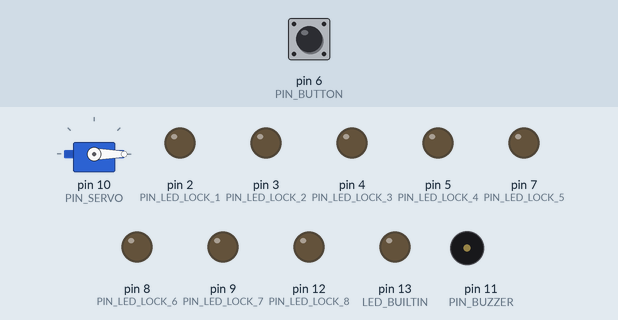
Simulated run of this sketch. Board: Arduino Uno, built with avr-gcc and run on an emulated ATmega328P. On the bench: servo, output pins drawn as LEDs (lit = HIGH), buzzer (waves = sounding). The inputs (shaded band) are chosen by the test bench; at power-on: pin 6 (PIN_BUTTON) HIGH.

Above: at 1.2 s.
1.3 s: pin 6 (PIN_BUTTON) pulled LOW for 3.2 s
At 4.9 s:
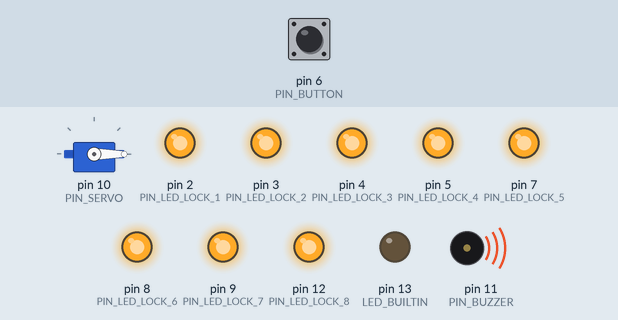
At 6.3 s:
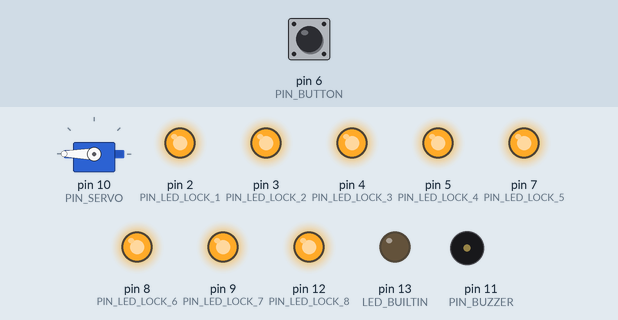
6.6 s: pin 6 (PIN_BUTTON) pulled LOW for 0.15 s
At 6.9 s:
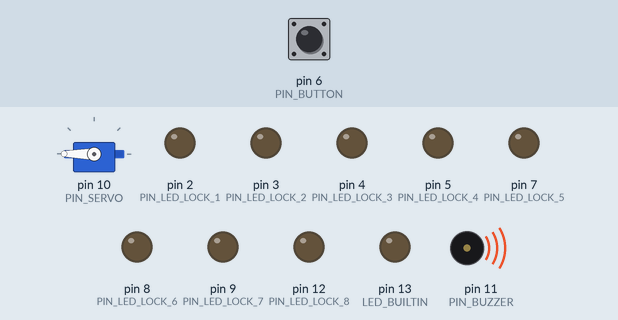
Timing chart, 0 to 9.6 s (numbered marks = the images above; inputs shaded):
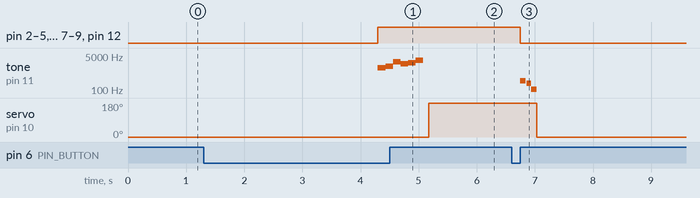

The sketch:

arduino.ino
```cpp
#include <Servo.h>
#include "pitches.h"

#define NLOCKS 8

#define PIN_LED_LOCK_1 2
#define PIN_LED_LOCK_2 3
#define PIN_LED_LOCK_3 4
#define PIN_LED_LOCK_4 5
#define PIN_LED_LOCK_5 7
#define PIN_LED_LOCK_6 8
#define PIN_LED_LOCK_7 9
#define PIN_LED_LOCK_8 12
#define PIN_BUTTON 6
#define PIN_SERVO 10
#define PIN_BUZZER 11

#define LONG_BUTTON_PRESS_DURATION 3000 //ms

#define BAUDRATE 9600

#define BUFFER_SIZE 4

#define OP_LOCK 97  //a
#define OP_UNLOCK 98  //b
#define OP_FAILED_ATTEMPT 99  //c
#define OP_RESET 100  //d
#define OP_RELEASE 101  //e
#define OP_READY 102  //f

#define STATE_CLOSED 0
#define STATE_RELEASED 1

const byte BUFFER_START = 33; // !
const byte BUFFER_END = 63; // ?

Servo servo;

const int pin_leds[NLOCKS] = {PIN_LED_LOCK_1, PIN_LED_LOCK_2, PIN_LED_LOCK_3, PIN_LED_LOCK_4, PIN_LED_LOCK_5, PIN_LED_LOCK_6, PIN_LED_LOCK_7, PIN_LED_LOCK_8};
bool locks[NLOCKS];
int button_state_current = HIGH;
int button_state_previous = HIGH;
bool button_pressed = false;
unsigned long button_down_timestamp = 0;
unsigned long button_press_duration = 0;
byte buffer[BUFFER_SIZE];
int buffer_cursor = -1;
int state = STATE_CLOSED;
int locks_total_memory = 0;

void buffer_reset()
{
    buffer_cursor = -1;
    for (int i = 0; i < BUFFER_SIZE; i++)
    {
        buffer[i] = 0;
    }
}

void buffer_queue(int x)
{
    buffer_cursor = (buffer_cursor + 1) % BUFFER_SIZE;
    buffer[buffer_cursor] = x;
}

byte buffer_read(int i)
{
    return buffer[(buffer_cursor + i + 1) % BUFFER_SIZE];
}

void parse_buffer()
{
    if (buffer_read(0) != BUFFER_START) return;
    if (buffer_read(3) != BUFFER_END) return;
    handle_operation(buffer_read(1), buffer_read(2));
}

void tune_lock()
{
    tone(PIN_BUZZER, 294, 90);
    delay(110);
    tone(PIN_BUZZER, 220, 80);
    delay(80);
    tone(PIN_BUZZER, 110, 90);
    delay(90);
}

void tune_unlock()
{
    //https://gist.github.com/bboyho/0fcd284f411b1cfc7274336fde6abb45
    tone(PIN_BUZZER, NOTE_G4, 35);
    delay(35);
    tone(PIN_BUZZER, NOTE_G5, 35);
    delay(35);
    tone(PIN_BUZZER, NOTE_G6, 35);
    delay(35);
    noTone(PIN_BUZZER);
}

void tune_success()
{
    //https://gist.github.com/bboyho/0fcd284f411b1cfc7274336fde6abb45
    tone(PIN_BUZZER, NOTE_E6, 125);
    delay(130);
    tone(PIN_BUZZER, NOTE_G6, 125);
    delay(130);
    tone(PIN_BUZZER, NOTE_E7, 125);
    delay(130);
    tone(PIN_BUZZER, NOTE_C7, 125);
    delay(130);
    tone(PIN_BUZZER, NOTE_D7, 125);
    delay(130);
    tone(PIN_BUZZER, NOTE_G7, 125);
    delay(125);
    noTone(PIN_BUZZER);
}

void tune_ready()
{
    tone(PIN_BUZZER, NOTE_B5, 100);
    delay(100);
    tone(PIN_BUZZER, NOTE_E6, 850);
    delay(800);
    noTone(PIN_BUZZER);
    delay(500);
    tone(PIN_BUZZER, NOTE_B5, 100);
    delay(100);
    tone(PIN_BUZZER, NOTE_E6, 850);
    delay(800);
    noTone(PIN_BUZZER);
    delay(500);
}

void force_clear()
{
    for (int i = 0; i < NLOCKS; i++)
    {
        locks[i] = false;
    }
    update();
}

void force_open()
{
    for (int i = 0; i < NLOCKS; i++)
    {
        locks[i] = true;
    }
    update();
}

void handle_operation(byte op, byte arg)
{
    Serial.println("ok");
    int lock_number = arg - 97;
    if (lock_number < 0 || lock_number >= NLOCKS) return;
    switch(op)
    {
        case OP_LOCK:
            locks[lock_number] = false;
            break;
        case OP_UNLOCK:
            locks[lock_number] = true;
            break;
        case OP_FAILED_ATTEMPT:
            tune_lock();
            break;
        case OP_RESET:
            force_clear();
            break;
        case OP_RELEASE:
            force_open();
            break;
        case OP_READY:
            tune_ready();
            break;
        default:
            break;
    }
    update();
}

void update()
{
    bool all_locks = true;
    int locks_total = 0;
    for (int i = 0; i < NLOCKS; i++)
    {
        digitalWrite(pin_leds[i], locks[i]);
        all_locks = all_locks && locks[i];
        if (locks[i])
        {
            locks_total++;
        }
    }

    if (locks_total > locks_total_memory && locks_total == NLOCKS)
    {
        tune_success();
        delay(100);
    }
    else if (locks_total > locks_total_memory)
    {
        for (int i = 0; i < locks_total; i++)
        {
            tune_unlock();
            delay(10);
        }
        delay(10 * (NLOCKS - locks_total));
    }
    else if (locks_total < locks_total_memory)
    {
        tune_lock();
    }
    locks_total_memory = locks_total;

    if (all_locks && state == STATE_CLOSED)
    {
        // Release the key
        servo.write(180);
        state = STATE_RELEASED;
    }
    else if (!all_locks && state == STATE_RELEASED)
    {
        // Close the key
        servo.write(0);
        state = STATE_CLOSED;
    }

}

void setup()
{
    for (int i = 0; i < NLOCKS; i++)
    {
        pinMode(pin_leds[i], OUTPUT);
        locks[i] = false;
    }
    pinMode(PIN_BUTTON, INPUT_PULLUP);
    pinMode(PIN_BUZZER, OUTPUT);
    buffer_reset();
    Serial.begin(BAUDRATE);
    servo.attach(PIN_SERVO);
    servo.write(0);
    pinMode(LED_BUILTIN, OUTPUT);
}

void loop()
{
    if (button_pressed)
    {
        button_press_duration = millis() - button_down_timestamp;
        if (button_press_duration > LONG_BUTTON_PRESS_DURATION)
        {
            force_open();
        }
    }
    button_state_current = digitalRead(PIN_BUTTON);
    if (button_state_current != button_state_previous)
    {
        if (button_state_current == LOW)
        {
            // Pressing button
            button_down_timestamp = millis();
            button_pressed = true;
        }
        else
        {
            // Releasing button
            button_pressed = false;
            if (button_press_duration <= LONG_BUTTON_PRESS_DURATION)
            {
                force_clear();
            }
        }
        button_state_previous = button_state_current;
    }
    int bytes_to_read = Serial.available();
    for (int i = 0; i < bytes_to_read; i++)
    {
        byte incoming_byte = Serial.read();
        buffer_queue(incoming_byte);
        parse_buffer();
    }

}
```

pitches.h
```cpp
#define NOTE_B0  31
#define NOTE_C1  33
#define NOTE_CS1 35
#define NOTE_D1  37
#define NOTE_DS1 39
#define NOTE_E1  41
#define NOTE_F1  44
#define NOTE_FS1 46
#define NOTE_G1  49
#define NOTE_GS1 52
#define NOTE_A1  55
#define NOTE_AS1 58
#define NOTE_B1  62
#define NOTE_C2  65
#define NOTE_CS2 69
#define NOTE_D2  73
#define NOTE_DS2 78
#define NOTE_E2  82
#define NOTE_F2  87
#define NOTE_FS2 93
#define NOTE_G2  98
#define NOTE_GS2 104
#define NOTE_A2  110
#define NOTE_AS2 117
#define NOTE_B2  123
#define NOTE_C3  131
#define NOTE_CS3 139
#define NOTE_D3  147
#define NOTE_DS3 156
#define NOTE_E3  165
#define NOTE_F3  175
#define NOTE_FS3 185
#define NOTE_G3  196
#define NOTE_GS3 208
#define NOTE_A3  220
#define NOTE_AS3 233
#define NOTE_B3  247
#define NOTE_C4  262
#define NOTE_CS4 277
#define NOTE_D4  294
#define NOTE_DS4 311
#define NOTE_E4  330
#define NOTE_F4  349
#define NOTE_FS4 370
#define NOTE_G4  392
#define NOTE_GS4 415
#define NOTE_A4  440
#define NOTE_AS4 466
#define NOTE_B4  494
#define NOTE_C5  523
#define NOTE_CS5 554
#define NOTE_D5  587
#define NOTE_DS5 622
#define NOTE_E5  659
#define NOTE_F5  698
#define NOTE_FS5 740
#define NOTE_G5  784
#define NOTE_GS5 831
#define NOTE_A5  880
#define NOTE_AS5 932
#define NOTE_B5  988
#define NOTE_C6  1047
#define NOTE_CS6 1109
#define NOTE_D6  1175
#define NOTE_DS6 1245
#define NOTE_E6  1319
#define NOTE_F6  1397
#define NOTE_FS6 1480
#define NOTE_G6  1568
#define NOTE_GS6 1661
#define NOTE_A6  1760
#define NOTE_AS6 1865
#define NOTE_B6  1976
#define NOTE_C7  2093
#define NOTE_CS7 2217
#define NOTE_D7  2349
#define NOTE_DS7 2489
#define NOTE_E7  2637
#define NOTE_F7  2794
#define NOTE_FS7 2960
#define NOTE_G7  3136
#define NOTE_GS7 3322
#define NOTE_A7  3520
#define NOTE_AS7 3729
#define NOTE_B7  3951
#define NOTE_C8  4186
#define NOTE_CS8 4435
#define NOTE_D8  4699
#define NOTE_DS8 4978
```

Measured:
- after the input at 1.3 s, pin 2 (PIN_LED_LOCK_1), pin 3 (PIN_LED_LOCK_2): LOW → HIGH after 3.0 s
- after the input at 6.6 s, pin 2 (PIN_LED_LOCK_1), pin 3 (PIN_LED_LOCK_2): HIGH → LOW after 0.15 s
